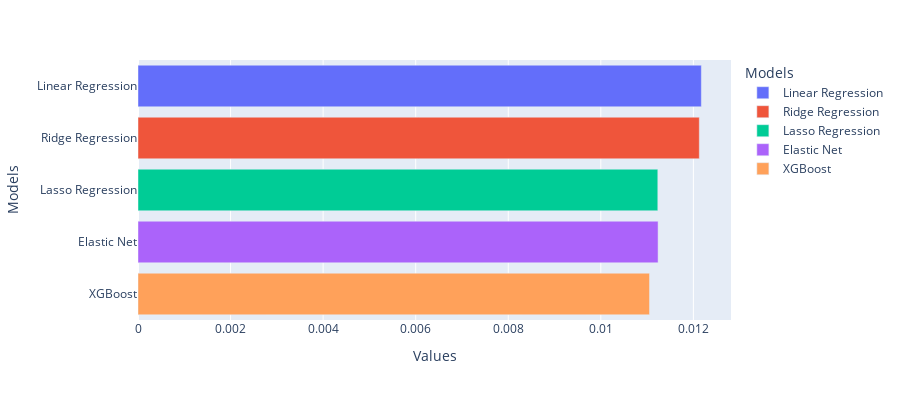

Notebook cell for this chart:
### Code cell
fig = px.bar(results, x='Values', y='Models',
             labels={'Mean Squared Error of Models'},
             hover_data=['Values', 'Models'], color='Models',
             height=400)
fig.show()

### Figure 1 — Plotly figure (JSON) as saved in the notebook; plotly's stock layout.template omitted (floating-point values rounded to 4 significant figures)
{"data": [{"alignmentgroup": "True", "hovertemplate": "Models=%{y}<br>Values=%{x}<extra></extra>", "legendgroup": "Linear Regression", "marker": {"color": "#636efa", "pattern": {"shape": ""}}, "name": "Linear Regression", "offsetgroup": "Linear Regression", "orientation": "h", "showlegend": true, "textposition": "auto", "type": "bar", "x": [0.01217], "xaxis": "x", "y": ["Linear Regression"], "yaxis": "y"}, {"alignmentgroup": "True", "hovertemplate": "Models=%{y}<br>Values=%{x}<extra></extra>", "legendgroup": "Ridge Regression", "marker": {"color": "#EF553B", "pattern": {"shape": ""}}, "name": "Ridge Regression", "offsetgroup": "Ridge Regression", "orientation": "h", "showlegend": true, "textposition": "auto", "type": "bar", "x": [0.01213], "xaxis": "x", "y": ["Ridge Regression"], "yaxis": "y"}, {"alignmentgroup": "True", "hovertemplate": "Models=%{y}<br>Values=%{x}<extra></extra>", "legendgroup": "Lasso Regression", "marker": {"color": "#00cc96", "pattern": {"shape": ""}}, "name": "Lasso Regression", "offsetgroup": "Lasso Regression", "orientation": "h", "showlegend": true, "textposition": "auto", "type": "bar", "x": [0.01123], "xaxis": "x", "y": ["Lasso Regression"], "yaxis": "y"}, {"alignmentgroup": "True", "hovertemplate": "Models=%{y}<br>Values=%{x}<extra></extra>", "legendgroup": "Elastic Net", "marker": {"color": "#ab63fa", "pattern": {"shape": ""}}, "name": "Elastic Net", "offsetgroup": "Elastic Net", "orientation": "h", "showlegend": true, "textposition": "auto", "type": "bar", "x": [0.01124], "xaxis": "x", "y": ["Elastic Net"], "yaxis": "y"}, {"alignmentgroup": "True", "hovertemplate": "Models=%{y}<br>Values=%{x}<extra></extra>", "legendgroup": "XGBoost", "marker": {"color": "#FFA15A", "pattern": {"shape": ""}}, "name": "XGBoost", "offsetgroup": "XGBoost", "orientation": "h", "showlegend": true, "textposition": "auto", "type": "bar", "x": [0.01105], "xaxis": "x", "y": ["XGBoost"], "yaxis": "y"}], "layout": {"barmode": "relative", "height": 400, "legend": {"title": {"text": "Models"}, "tracegroupgap": 0}, "margin": {"t": 60}, "xaxis": {"anchor": "y", "domain": [0, 1], "title": {"text": "Values"}}, "yaxis": {"anchor": "x", "categoryarray": ["XGBoost", "Elastic Net", "Lasso Regression", "Ridge Regression", "Linear Regression"], "categoryorder": "array", "domain": [0, 1], "title": {"text": "Models"}}}}
